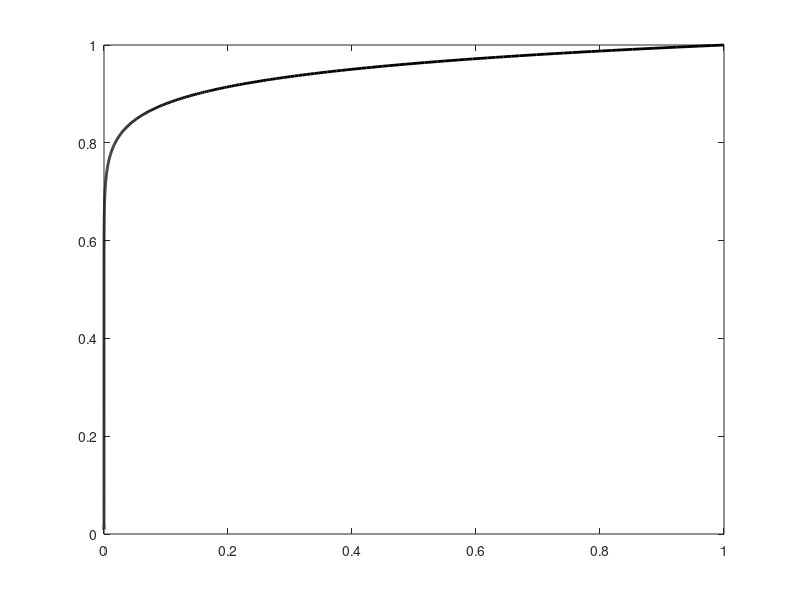
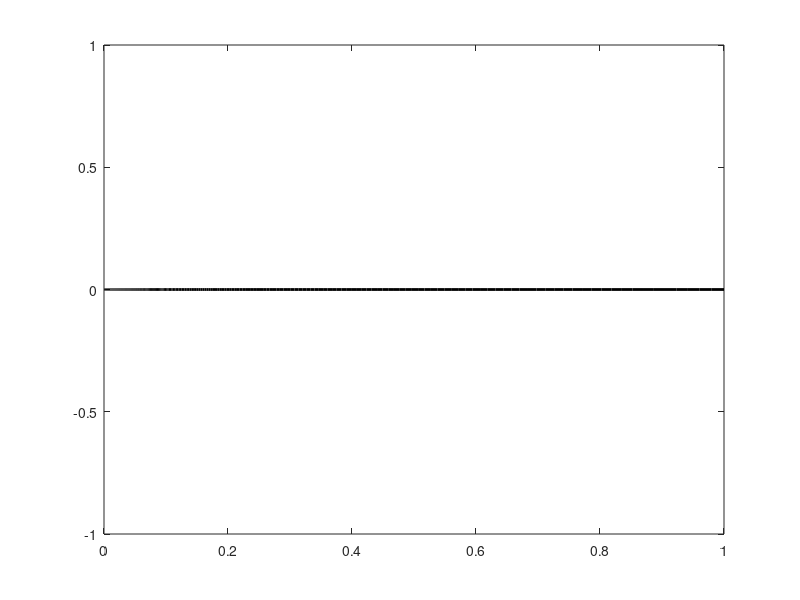

Reproduce these figures in MATLAB, in order.
clear
pkg load control
questao5 = false;
questao6 = false;
questao7 = false;
questao8 = true;
questao10 = false;

R = 2;
L = 1;
C = 9;

figcount = 0;

A = [-1*(R/L) 0; 0 -2/(R*C)];
B = [1/L; 1/(R*C)];
C = [0 -1];
D = 1;


[autovetores, autovalores] = eig(A);
% questao 4
cmax = -1/9;
Tsim = -8/cmax;
t = 0.01:0.01:Tsim;
u = ones(size(t));
x0 = [1;1];
y = (((-1/2).*exp((-1/9).*t))+(1/2));
[ysim, t, Xsim] = lsim(ss(A,B,C,D),u,t,x0);
% questao 5
if questao5
  figcount+=1;
  figure(figcount)
  plot(t, ysim, 'g', 'linewidth', 2)
  hold on
  plot(t, y, '--b', 'linewidth', 2)
endif

% questao 6

T = [0 -2/R; -R 0 ];
[ysim2,t,Zsim] = lsim(ss(T*A*inv(T),T*B,C*inv(T),D), u,t,T*x0);
if questao6
  figcount+=1;
  figure(figcount)
  plot(t, ysim, 'g', 'linewidth', 2)
  hold on
  plot(t, ysim2, '--b', 'linewidth', 2)
endif

% questao 7
if questao7
  figcount+=1;
  figure(figcount)
  plot(t, Xsim(:,1), 'g', 'linewidth', 2)
  hold on
  plot(t, Zsim(:,1), '--b', 'linewidth', 2)
  figcount+=1;
  figure(figcount)
  plot(t, Xsim(:,2), 'g', 'linewidth', 2)
  hold on
  plot(t, Zsim(:,2), '--b', 'linewidth', 2)
endif

% questao 8

x0 = [1; 1];
[ysim1,t,Xsim1] = lsim(ss(A,B,C,D), zeros(size(u)),t,x0);
x0 = [1; 0];
[ysim2,t,Xsim2] = lsim(ss(A,B,C,D), zeros(size(u)),t,x0);
if questao8
  figcount+=1;
  figure(figcount)
  plot(Xsim1(:,1), Xsim1(:,2), 'k', 'linewidth', 2)
  figcount+=1;
  figure(figcount)
  plot(Xsim2(:,1), Xsim2(:,2), 'k', 'linewidth', 2)
endif
% questao 10

P = [1/4 0; 0 9/2];
XsimT = Xsim';
for count = 1:length(Xsim)
V(count) = Xsim(count,:)*P*XsimT(:,count);
endfor
if questao10
figcount+=1;
figure(figcount)
plot(t, V, 'k', 'linewidth', 2)
endif
% questao 11
AB = A*B;
controlavel = [B, AB];
detcontrolavel = det(controlavel)

CA = C*A;
observavel = [C; CA]';
detobservavel = det(observavel)

